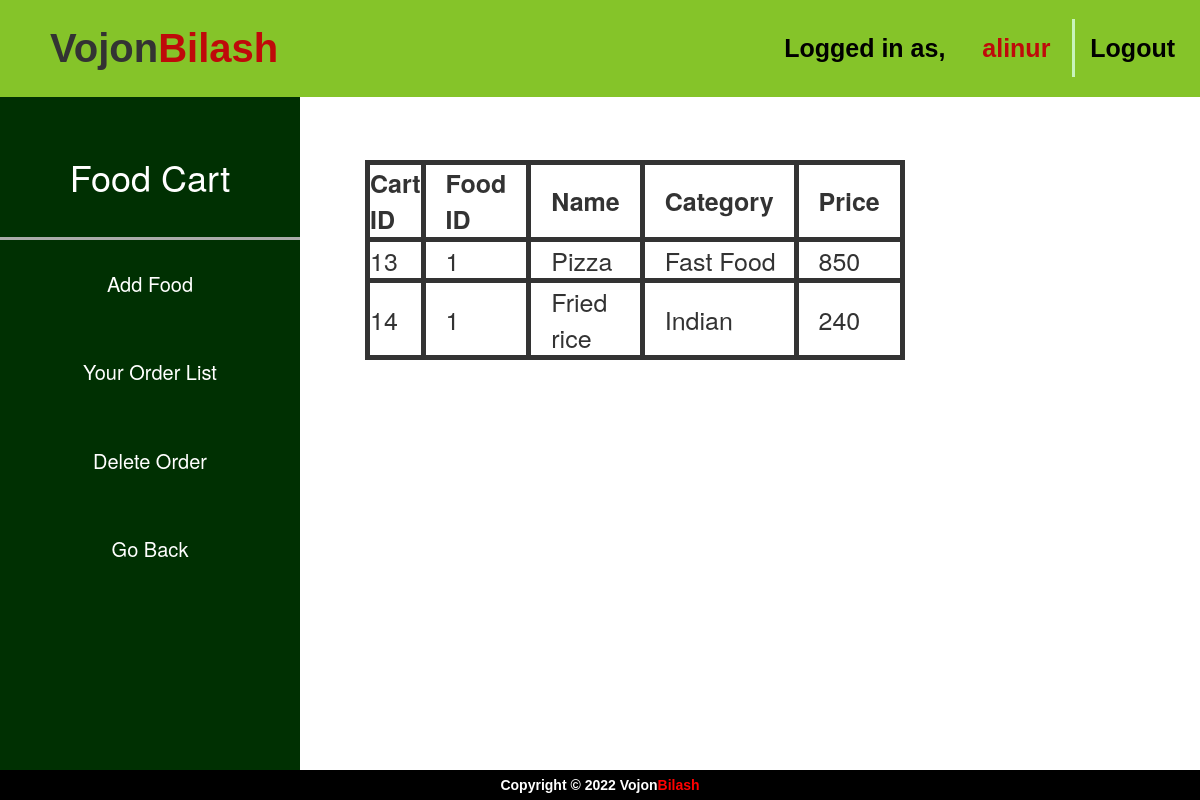
/View/ShowCart.php (signed in), run on the app's committed database.
### tables this page shows
CREATE TABLE `cart` (
  `cartID` int(10) NOT NULL,
  `ID` int(10) NOT NULL,
  `name` varchar(30) NOT NULL,
  `cat` varchar(30) NOT NULL,
  `price` float NOT NULL
);

### Model/model.php (called while the page is built, shortened)
<?php
function showOrder()
{
    $conn = db_conn();
    $selectQuery = 'SELECT * FROM `cart`';
    try
    {
        $stmt = $conn->query($selectQuery);
    }
    catch(PDOException $e)
    {
        echo $e->getMessage();
    }
    $rows = $stmt->fetchAll(PDO::FETCH_ASSOC);
    return $rows;
}
?>

### Controller/DeleteFoodCheck.php (called while the page is built, shortened)
<?php
require_once '../Model/model.php';
$AllFoodMenu = showOrder();
?>

### View/ShowCart.php (the view, shortened to what this page needs)
<?php
include 'Header Footer Order Food.php';
    include '../Controller/DeleteFoodCheck.php';
?>
<html>
<head>
    <link rel="stylesheet" href="https://maxcdn.bootstrapcdn.com/bootstrap/3.3.6/css/bootstrap.min.css" />
</head>
<body>
    <div class="container" style="width: 500px;">
    <table style="font-size:25px;">
    <br><br><br><br><br><br><br><br>
	    <thead>
            <tr>
                <th style="border: solid 5px;">Cart ID</th>
                <th style="border: solid 5px; padding-left: 20px; padding-right: 20px;">Food ID</th>
                <th style="border: solid 5px; padding-left: 20px; padding-right: 20px;">Name</th>
                <th style="border: solid 5px; padding-left: 20px; padding-right: 20px;">Category</th>
                <th style="border: solid 5px; padding-left: 20px; padding-right: 20px;">Price</th>
            </tr>
        </thead>
        <tbody>
            <?php foreach ($AllFoodMenu as $i => $food): ?>
                <tr>
                    <td style="border: solid 5px;"><?php echo $food['cartID'] ?></td>
                    <td style="border: solid 5px; padding-left: 20px;"><?php echo $food['ID'] ?></td>
                    <td style="border: solid 5px; padding-left: 20px;"><?php echo $food['name'] ?></td>
                    <td style="border: solid 5px; padding-left: 20px;"><?php echo $food['cat'] ?></td>
                    <td style="border: solid 5px; padding-left: 20px;"><?php echo $food['price'] ?></td>
                </tr>
            <?php endforeach; ?>
        </tbody>
    </table>
    </div>
</body>
</html>

### View/Header Footer Order Food.php (shortened to what this page needs)
<html>
<body style=" margin:0;">
    <div style="display:flex; justify-content: space-between; align-items: center; width: 100%; position: fixed; background: #85C429; padding: 20px 0; top: 0;">
        <span style="font-size: 40px; font-family: Sans-serif; font-weight: bold; padding-left: 50px">
            Vojon<span style="color:BF0A0A">Bilash</span>
        </span>
        <span style="font-size: 25px; font-family: Sans-serif; font-weight: bold;">
            <span style="color: black; text-decoration: none; padding: 15px; padding-right= 0px; margin-right: 0;">Logged in as,</span>
            <a href="Dashboard.php" style="color: #BF0A0A; border-right: 3px solid #C8F4BB; text-decoration: none; padding: 15px; margin-left: 0; margin-right: 0px;">
                <?php
                    if(isset($_SESSION['user']))
                    {
                        echo $_SESSION['user'];
                    }
                    else
                    {
                        header("location:Login.php");
                    }
                ?>
            </a>
            <a href="../Controller/Logout.php" style="color: black; text-decoration: none; padding: 15px; margin-left:0; margin-right: 10px;">Logout</a>
        </span>
    </div>
    <div class = "dashboard">
        <h1 class="account">Food Cart</h1>
        <nav>
            <a style="text-decoration: none;" href="Add to cart.php">Add Food</a>
            <a style="text-decoration: none;" href="ShowCart.php">Your Order List</a>
            <a style="text-decoration: none;" href="DeleteFood.php">Delete Order</a>
            <a style="text-decoration: none;" href="ShowInformation.php">Go Back</a>
        </nav>
    </div>
    <div style="color:white; width: 100%; position: fixed; background: black; padding: 5px 0; bottom: 0; font-family: Sans-serif; font-weight: bold;">
        <div style="display:flex; justify-content: center; align-items: center;">Copyright &copy; 2022 Vojon<span style="color:red;">Bilash</span></div>
    </div>
</body>
</html>

### View/Header Footer Order Food.php (style rules this page uses)
.dashboard { background: #003002; margin-top: 97px; width: 300px; height: 95%; position: fixed; }
.account { color: white; display:flex; justify-content: center; padding-top: 40px; padding-bottom: 40px; border-bottom: 3px outset white; margin-bottom: 0; }
nav { margin:0; }
nav a { color: white; font-size: 20px; display:flex; justify-content: center; align-items: center; padding-top: 30px; padding-bottom: 30px; margin: 0; }

### View/ShowCart.php (style rules this page uses)
body { color:#blue; }

### data on the page
cart: cartID "13", ID "1", name "Pizza", cat "Fast Food", price "850"
cart: cartID "14", ID "1", name "Fried rice", cat "Indian", price "240"

### other printed values
$_SESSION['user'] "alinur"
